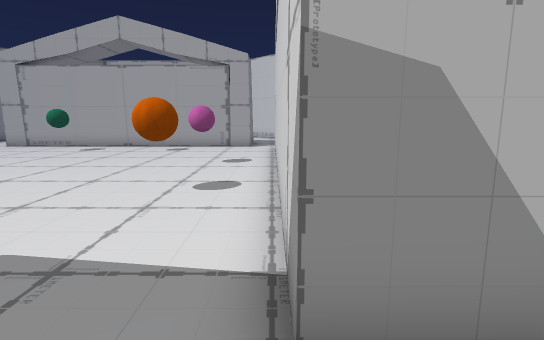
view 1 (above)

19 first-person views from a walk through a 3-D level made in the Unity game engine. The camera is 1.4 m above the floor, tilts 10° down and sees 85° across. The floor is counted in squares, 1 m on a side. Each view is taken from the middle of a square. On the plan, view 1 faces up. The plan holds only what a view shows up to about 14 squares ahead; the rest is blank. The player character is not drawn.

view 2
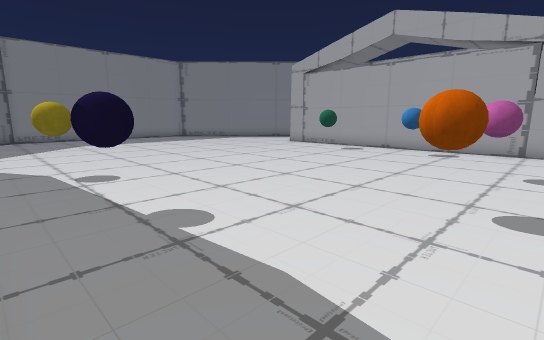

view 3
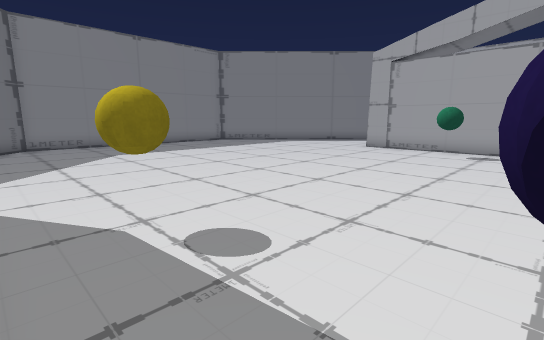

view 4
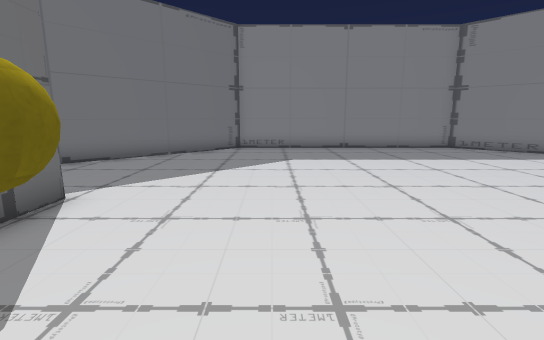

view 5
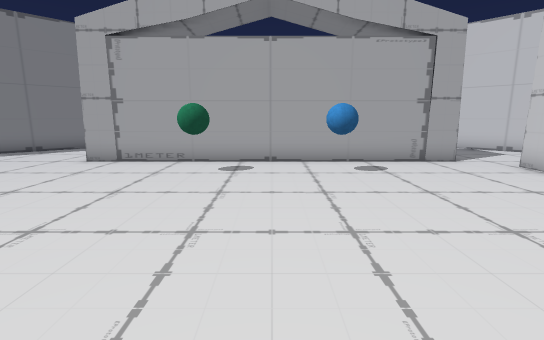

view 6
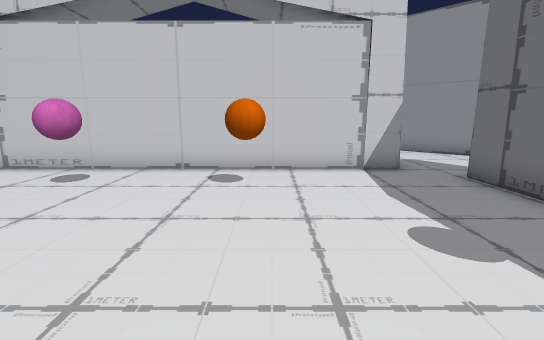

view 7
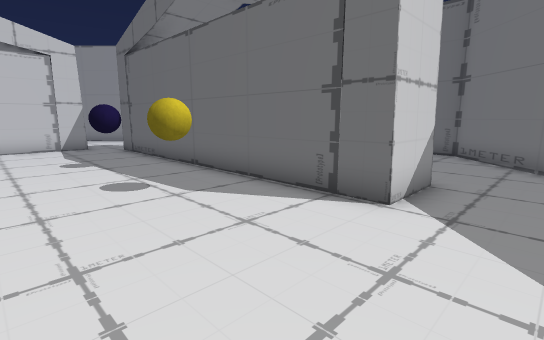

view 8
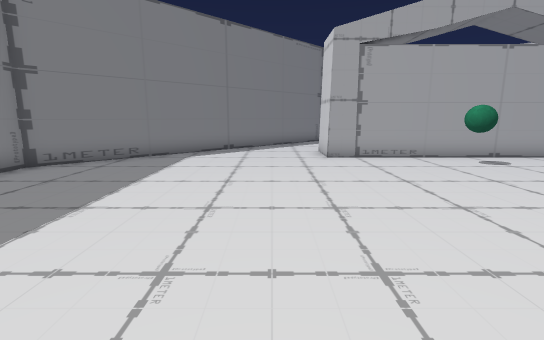

view 9
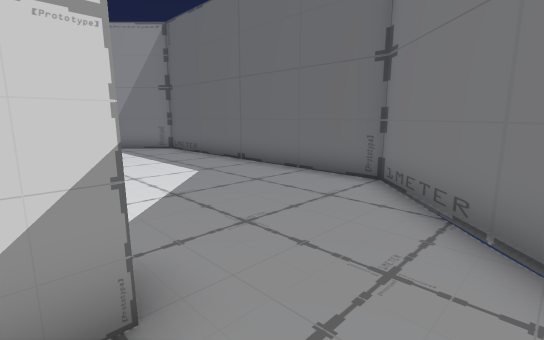

view 10
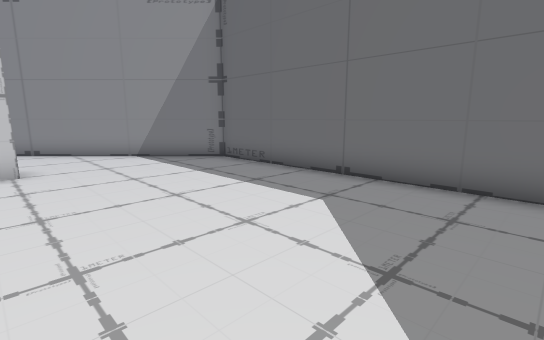

view 11
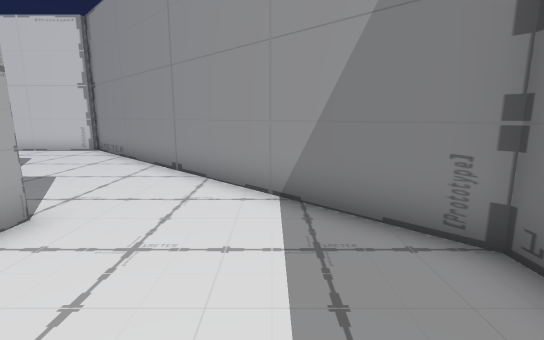

view 12
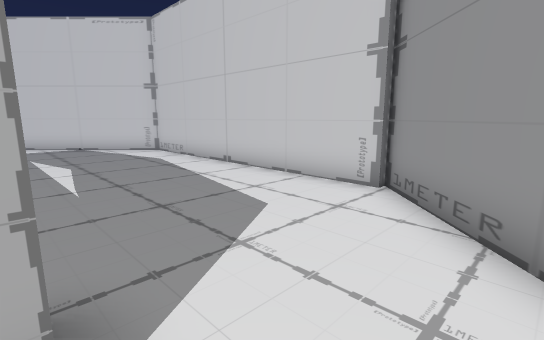

view 13
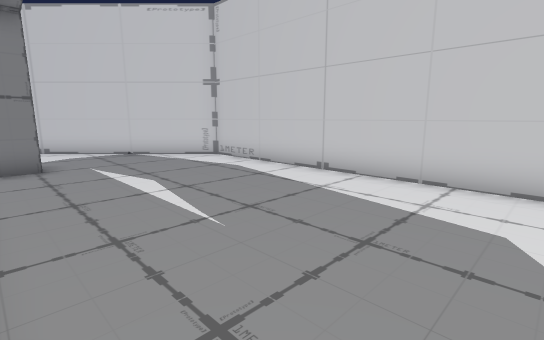

view 14
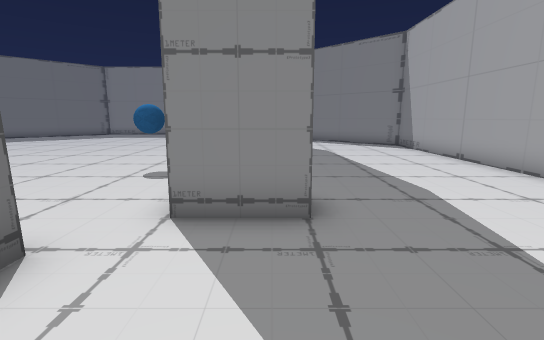

view 15
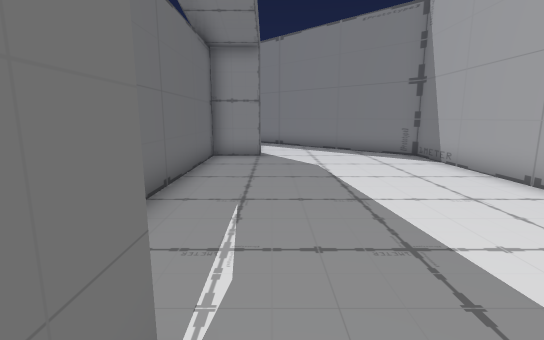

view 16
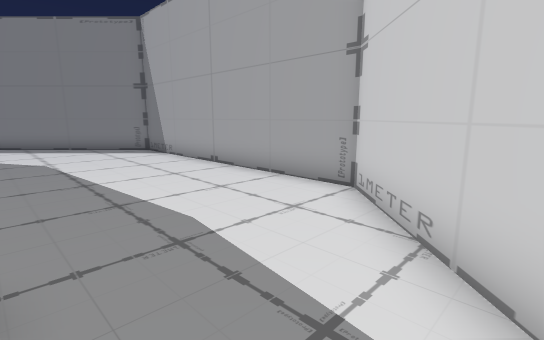

view 17
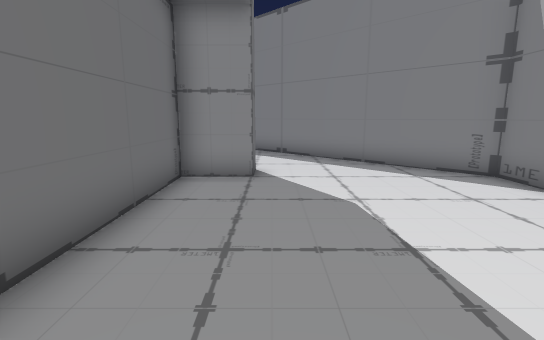

view 18
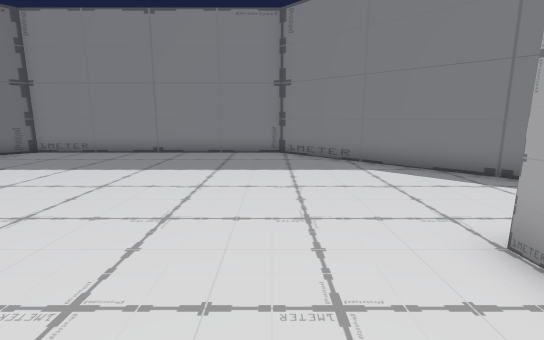

view 19
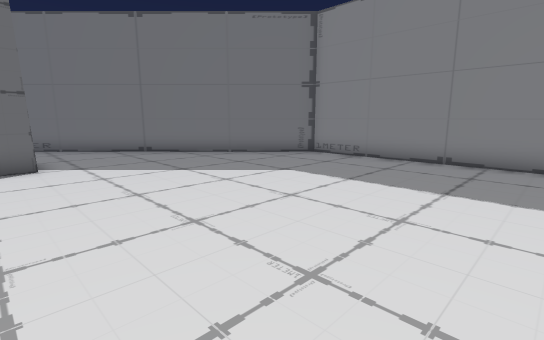

### Floor plan
Ten units are one square. View 1 is at (0, 0); x grows to the right and y downward. Boxes are objects, and circles mark ways between rooms. Rooms are numbered by the first view taken in them; rooms with no view inside come last. Other rooms are left out.
<svg viewBox="-225 -229 310 308">
<path fill="none" stroke="#000" d="M-10 16 -15 16M22 -15 1 -15M13 41 43 11M1 -15 1 -135M-21 -166 -14 -166M-130 18 -130 -4 -10 -4M-10 -166 -10 -146 -130 -146 -130 -166 -120 -166 -120 -148 -59 -148M22 -125 14 -125M-21 18 -21 12M43 11 80 -26M77 -25 77 -127 -20 -224 -120 -224 -220 -123 -220 -25 -121 74 -21 74 13 41"/>
<rect x="-105" y="-35" width="20" height="20" fill="#bbb"><title>yellow ball</title></rect>
<rect x="-95" y="-135" width="10" height="10" fill="#bbb"><title>ball</title></rect>
<rect x="-65" y="-35" width="10" height="20" fill="#bbb"><title>ball</title></rect>
<rect x="-55" y="-135" width="10" height="10" fill="#bbb"><title>ball</title></rect>
<rect x="-25" y="-65" width="10" height="20" fill="#bbb"><title>orange ball</title></rect>
<rect x="-25" y="-95" width="10" height="10" fill="#bbb"><title>pink ball</title></rect>
<circle cx="9" cy="7" r="3" fill="#2a7"/>
<text x="10" y="10">1</text>
<text x="-80" y="-80">2</text>
</svg>
Room 1 opens to room 2.

Where each view was taken, in squares from view 1:
view 1: 0 up, 0 right, facing up
view 2: 1 up, 1 left, facing up-left
view 3: 1 up, 6 left, facing up-left
view 4: 4 up, 8 left, facing left
view 5: 5 up, 7 left, facing up
view 6: 5 up, 8 left, facing right
view 7: 5 up, 15 left, facing down-right
view 8: 4 up, 15 left, facing up
view 9: 1 down, 15 left, facing down-right
view 10: 1 down, 11 left, facing down-right
view 11: 5 down, 5 left, facing right
view 12: 0 up, 2 right, facing up-right
view 13: 3 up, 1 right, facing up-right
view 14: 16 up, 3 right, facing left
view 15: 17 up, 1 left, facing left
view 16: 17 up, 1 right, facing up-left
view 17: 17 up, 5 left, facing left
view 18: 12 up, 10 left, facing left
view 19: 10 up, 12 left, facing down-left
